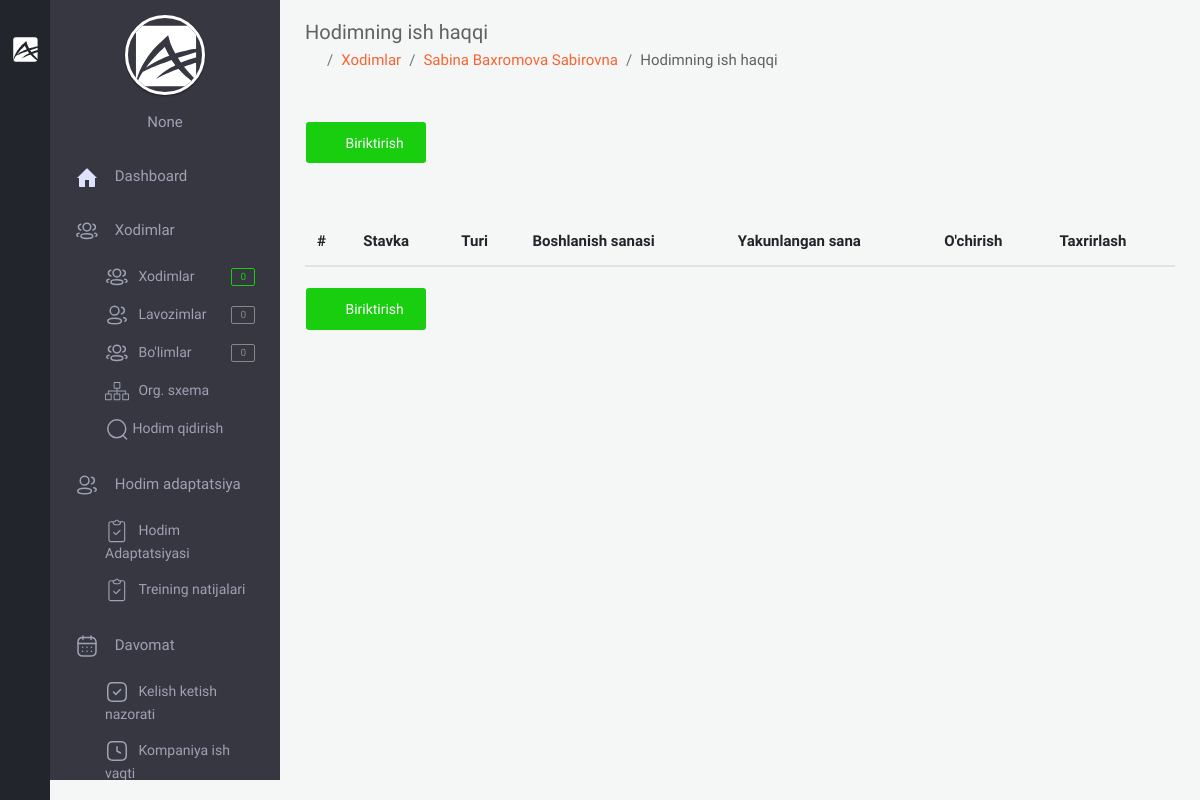
Page /backoffice/salary/5 (signed in) on the earlier database version.
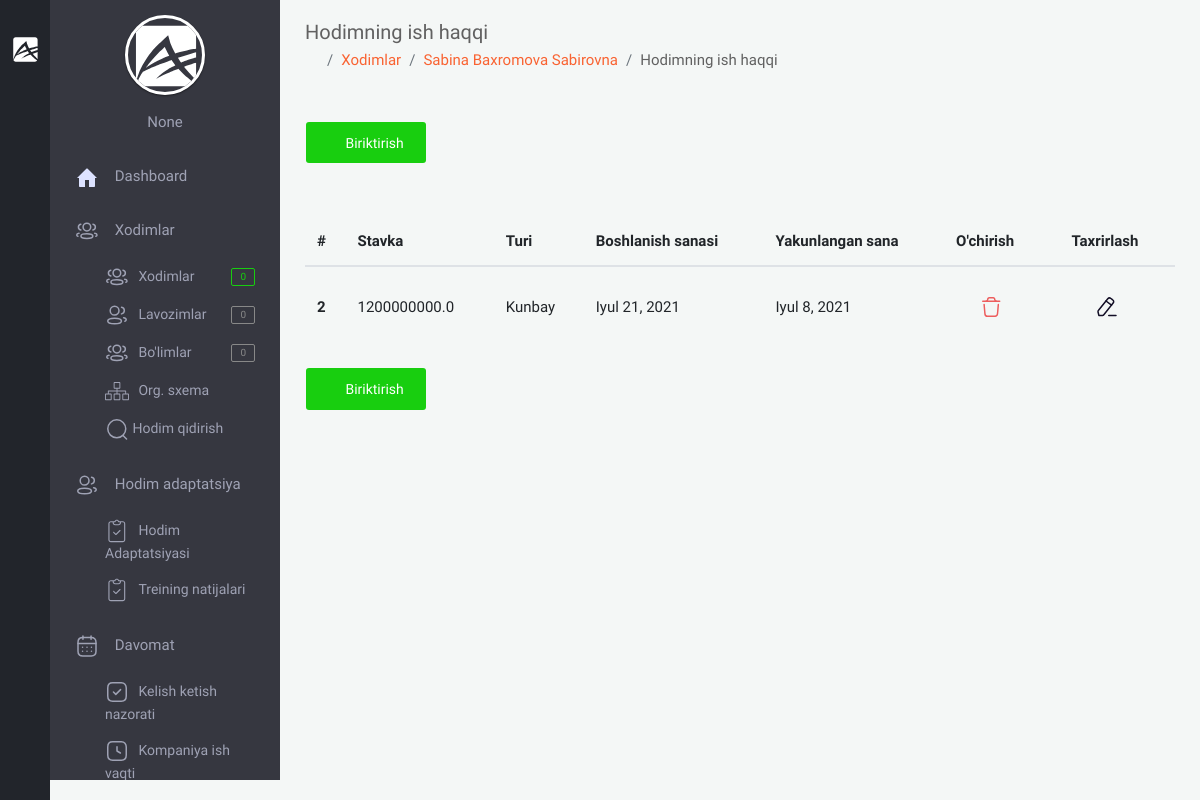
Same page on the later database version.
### app/models.py (models this page shows, shortened)
class Salary(models.Model):
    type_of_work = models.CharField(null=True, blank=True, max_length=255,
                                    verbose_name="Ishlash turi(soatbay, kunbay, ishbay ...)")
    amount = models.FloatField(null=True, blank=True, verbose_name="Miqdori")
    attached_date = models.DateField(null=True, blank=True, verbose_name="Biriktirilgan sana")
    completion_date = models.DateField(null=True, blank=True, verbose_name="Yankunlangan sana")
    staff = models.ForeignKey("Staff", on_delete=models.CASCADE, verbose_name="Xodim")
    class Meta:
        verbose_name_plural = "Ish haqqi"

### backoffice/views.py (the view)
# urls.py: path('salary/<int:pk>', views.SalaryListView.as_view(), name='salary'),
class SalaryListView(LoginRequiredMixin, generic.ListView):
    model = models.Salary
    template_name = 'backoffice/pages/salary/list.html'
    def get_context_data(self, *, object_list=None, **kwargs):
        ctx = super(SalaryListView, self).get_context_data(**kwargs)
        staff_id = self.kwargs.get('pk')
        ctx['staff'] = models.Staff.objects.get(id=staff_id)
        ctx['salaries'] = models.Salary.objects.filter(staff_id=staff_id).order_by('-id')
        return ctx

### backoffice/context_processors.py (called while the page is built, shortened)
def staff_amount(request):
    amount_staff = None
    if request.user.is_anonymous == False:
        company = request.user.company
        staff = models.Staff.objects.filter(company=company)
        amount_staff = staff.count()
    return {"amount_staff": amount_staff}

def position_amount(request):
    position_amounts = None
    if request.user.is_anonymous == False:
        company = request.user.company
        position = models.Position.objects.filter(company=company)
        position_amounts = position.count()
    return {
        'position_amounts': position_amounts
    }

def department_amount(request):
    department_amounts = None
    if request.user.is_anonymous == False:
        company = request.user.company
        department = models.Department.objects.filter(company=company)
        department_amounts = department.count()
    return {
        'department_amounts': department_amounts
    }

def staff_gender_statistic(request):
    male = None
    female = None
    return {
        "male_count": '',
        "female_count": '',
        "company_staff_count": '',
        "width_male": '',
        "width_female": '',
    }

### templates/backoffice/pages/salary/list.html (shortened to what the changed rows need)
{% extends 'backoffice/base.html' %}
{% block content %}
    <section class="content">
        <div class="container-fluid">
            <div class="block-header">
                <div class="row clearfix">
                    <div class="col-lg-12 col-md-12  col-sm-12">
                        <h2>Hodimning ish haqqi</h2>
                    </div>
                </div>
            </div>
            <div class="row clearfix">
                <div class="col-lg-12 col-md-12 col-sm-12">
                    <div class="body table-responsive">
                        <table class="table table-hover">
                            <thead>
                            <tr>
                                <th>#</th>
                                <th>Stavka</th>
                                <th>Turi</th>
                                <th>Boshlanish sanasi</th>
                                <th>Yakunlangan sana</th>
                                <th>O'chirish</th>
                                <th>Taxrirlash</th>
                            </tr>
                            </thead>
                            <tbody>
                            {% for salary in salaries %}
                                <tr>
                                    <th scope="row">{{ salary.id }}</th>
                                    <td>{{ salary.amount }}</td>
                                    <td>{{ salary.type_of_work }}</td>
                                    <td>{{ salary.attached_date }}</td>
                                    <td>{{ salary.completion_date }}</td>
                                    <td>
                                        <a href="javascript:void(0);" data-color="pink"
                                               data-toggle="modal" data-target="#staff-{{ salary.id }}"
                                               class="btn btn-neutral waves-effect">
                                        </a>
                                    </td>
                                    <td>
                                        <button type="button" data-color="pink" data-toggle="modal"
                                                data-target="#colorModal{{ salary.id }}"
                                                class="btn btn-neutral waves-effect">
                                        </button>
                                    </td>
                                </tr>
                            {% endfor %}
                            </tbody>
                        </table>
                    </div>
                </div>
            </div>
        </div>
    </section>
{% endblock %}

Differences in the rows shown:
added Salary: id "2", amount "1200000000.0", type_of_work "Kunbay", attached_date "Iyul 21, 2021", completion_date "Iyul 8, 2021"
